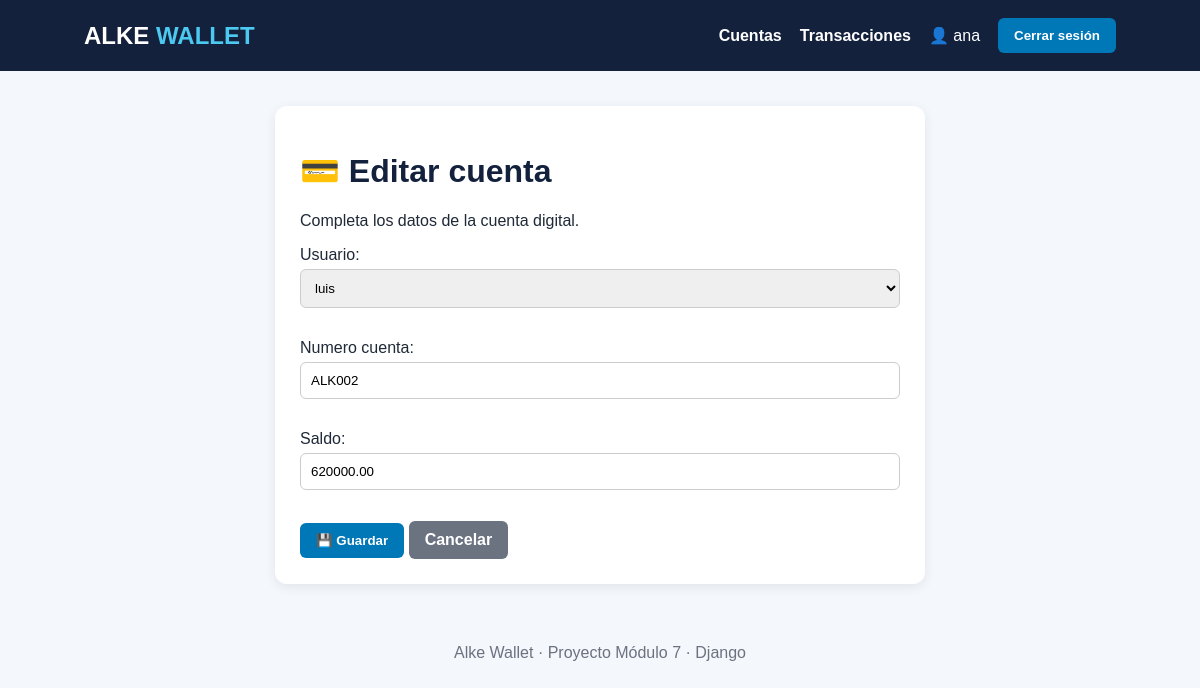
/cuentas/2/editar/ (signed in), run on the app's committed database.
### gestion/models.py (models this page shows, shortened)
class Cuenta(models.Model):
    usuario = models.OneToOneField(
        User,
        on_delete=models.CASCADE,
        related_name='cuenta'
    )
    numero_cuenta = models.CharField(
        max_length=20,
        unique=True
    )
    saldo = models.DecimalField(
        max_digits=12,
        decimal_places=2,
        default=0,
        validators=[MinValueValidator(Decimal('0.00'))]
    )
    fecha_creacion = models.DateTimeField(auto_now_add=True)

### gestion/views.py (the view)
@login_required
def editar_cuenta(request, cuenta_id):
    cuenta = get_object_or_404(Cuenta, id=cuenta_id)
    if request.method == 'POST':
        form = CuentaForm(request.POST, instance=cuenta)
        if form.is_valid():
            form.save()
            return redirect('lista_cuentas')
    else:
        form = CuentaForm(instance=cuenta)
    return render(
        request,
        'gestion/form_cuenta.html',
        {
            'form': form,
            'titulo': 'Editar cuenta'
        }
    )

### gestion/forms.py
class CuentaForm(forms.ModelForm):
    class Meta:
        model = Cuenta
        fields = ['usuario', 'numero_cuenta', 'saldo']
        widgets = {
            'usuario': forms.Select(attrs={'class': 'form-control'}),
            'numero_cuenta': forms.TextInput(attrs={'class': 'form-control'}),
            'saldo': forms.NumberInput(attrs={'class': 'form-control'}),
        }

### gestion/templates/gestion/form_cuenta.html (shortened to what this page needs)
{% extends 'gestion/base.html' %}
{% block content %}
<div class="tarjeta" style="max-width:650px; margin:auto;">
    <h1>💳 {{ titulo }}</h1>
    <p>Completa los datos de la cuenta digital.</p>
    <form method="post">
        {{ form.as_p }}
        <button type="submit" class="boton">
            💾 Guardar
        </button>
        <a href="{% url 'lista_cuentas' %}"
           class="boton"
           style="background:#6b7280;">
            Cancelar
        </a>
    </form>
</div>
{% endblock %}

### gestion/templates/gestion/base.html (shortened to what this page needs)
{% load static %}
<!DOCTYPE html>
<html lang="es">
<head>
    <link rel="stylesheet" href="{% static 'gestion/style.css' %}">
</head>
<body>
    <header>
        <div class="logo">
            ALKE <span>WALLET</span>
        </div>
        <nav>
            {% if user.is_authenticated %}
                <a href="{% url 'lista_cuentas' %}">
                    Cuentas
                </a>
                <a href="{% url 'lista_transacciones' %}">
                    Transacciones
                </a>
                <span>
                    👤 {{ user.username }}
                </span>
                <form method="post"
                      action="{% url 'logout' %}"
                      style="display:inline; margin:0;">
                    <button type="submit" class="boton">
                        Cerrar sesión
                    </button>
                </form>
            {% else %}
                <a href="{% url 'login' %}">
                    Iniciar sesión
                </a>
            {% endif %}
        </nav>
    </header>
    <main class="contenedor">
        {% block content %}
        {% endblock %}
    </main>
    <footer>
        Alke Wallet · Proyecto Módulo 7 · Django
    </footer>
</body>
</html>

### gestion/static/gestion/style.css (style rules this page uses)
html { scroll-behavior: smooth; }

### gestion/templates/gestion/base.html (style rules this page uses)
* { box-sizing: border-box; }
body { margin: 0; font-family: Arial, Helvetica, sans-serif; background: #f4f7fb; color: #1f2937; }
header { background: #14213d; color: white; padding: 18px 7%; display: flex; justify-content: space-between; align-items: center; }
.logo { font-size: 24px; font-weight: bold; }
.logo span { color: #4cc9f0; }
nav { display: flex; align-items: center; gap: 18px; }
nav a { color: white; text-decoration: none; font-weight: bold; }
.contenedor { width: 90%; max-width: 1100px; margin: 35px auto; }
.tarjeta { background: white; border-radius: 12px; padding: 25px; box-shadow: 0 3px 12px rgba(0, 0, 0, 0.08); }
h1, h2 { color: #14213d; }
.boton { display: inline-block; background: #0077b6; color: white; padding: 10px 16px; border: none; border-radius: 6px; text-decoration: none; cursor: pointer; font-weight: bold; }
input, select, textarea { width: 100%; padding: 10px; margin-top: 5px; margin-bottom: 15px; border: 1px solid #ccc; border-radius: 6px; }
footer { text-align: center; color: #6b7280; padding: 25px; }

### data on the page
Cuenta: usuario "luis", numero_cuenta "ALK002", saldo "620000.00"

### other printed values
{{ user.username }} "ana"
{{ titulo }} "Editar cuenta"
